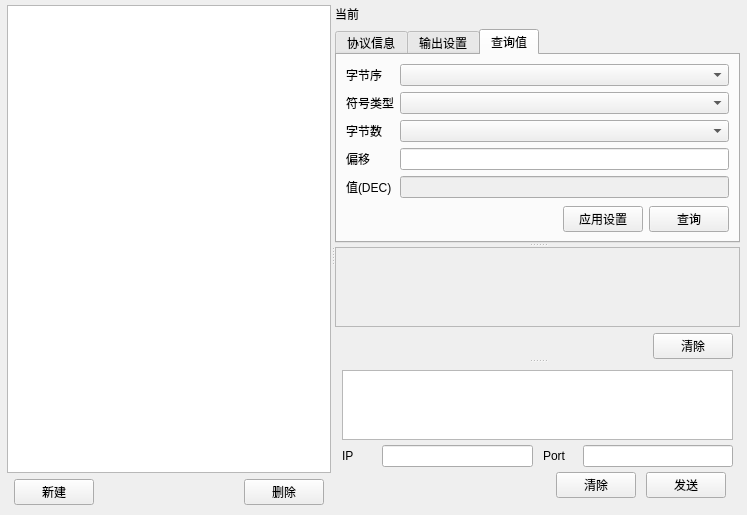
<?xml version="1.0" encoding="UTF-8"?>
<ui version="4.0">
 <class>Widget</class>
 <widget class="QWidget" name="Widget">
  <property name="geometry">
   <rect>
    <x>0</x>
    <y>0</y>
    <width>747</width>
    <height>515</height>
   </rect>
  </property>
  <property name="windowTitle">
   <string>Widget</string>
  </property>
  <layout class="QGridLayout" name="gridLayout">
   <property name="leftMargin">
    <number>7</number>
   </property>
   <property name="topMargin">
    <number>5</number>
   </property>
   <property name="rightMargin">
    <number>7</number>
   </property>
   <property name="bottomMargin">
    <number>10</number>
   </property>
   <property name="spacing">
    <number>0</number>
   </property>
   <item row="0" column="0">
    <widget class="QSplitter" name="splitterH">
     <property name="orientation">
      <enum>Qt::Horizontal</enum>
     </property>
     <widget class="QWidget" name="layoutWidget">
      <layout class="QVBoxLayout" name="verticalLayout">
       <item>
        <widget class="BasicTreeWidget" name="treeWidget">
         <property name="sizePolicy">
          <sizepolicy hsizetype="Preferred" vsizetype="Expanding">
           <horstretch>0</horstretch>
           <verstretch>0</verstretch>
          </sizepolicy>
         </property>
         <property name="minimumSize">
          <size>
           <width>240</width>
           <height>0</height>
          </size>
         </property>
         <property name="baseSize">
          <size>
           <width>100</width>
           <height>100</height>
          </size>
         </property>
         <property name="styleSheet">
          <string notr="true"/>
         </property>
         <attribute name="headerVisible">
          <bool>false</bool>
         </attribute>
         <column>
          <property name="text">
           <string notr="true">1</string>
          </property>
         </column>
        </widget>
       </item>
       <item>
        <layout class="QHBoxLayout" name="horizontalLayout">
         <property name="leftMargin">
          <number>7</number>
         </property>
         <property name="rightMargin">
          <number>7</number>
         </property>
         <item>
          <widget class="QPushButton" name="createObject">
           <property name="text">
            <string>新建</string>
           </property>
          </widget>
         </item>
         <item>
          <spacer name="horizontalSpacer">
           <property name="orientation">
            <enum>Qt::Horizontal</enum>
           </property>
           <property name="sizeHint" stdset="0">
            <size>
             <width>40</width>
             <height>20</height>
            </size>
           </property>
          </spacer>
         </item>
         <item>
          <widget class="QPushButton" name="deleteObject">
           <property name="text">
            <string>删除</string>
           </property>
          </widget>
         </item>
        </layout>
       </item>
      </layout>
     </widget>
     <widget class="QSplitter" name="splitterV">
      <property name="sizePolicy">
       <sizepolicy hsizetype="Preferred" vsizetype="Expanding">
        <horstretch>0</horstretch>
        <verstretch>0</verstretch>
       </sizepolicy>
      </property>
      <property name="minimumSize">
       <size>
        <width>240</width>
        <height>500</height>
       </size>
      </property>
      <property name="baseSize">
       <size>
        <width>0</width>
        <height>0</height>
       </size>
      </property>
      <property name="orientation">
       <enum>Qt::Vertical</enum>
      </property>
      <property name="childrenCollapsible">
       <bool>false</bool>
      </property>
      <widget class="QWidget" name="infoPage" native="true">
       <property name="styleSheet">
        <string notr="true"/>
       </property>
       <layout class="QGridLayout" name="gridLayout_2">
        <item row="1" column="0">
         <widget class="QTabWidget" name="tabWidget">
          <property name="currentIndex">
           <number>2</number>
          </property>
          <widget class="QWidget" name="tab">
           <attribute name="title">
            <string>协议信息</string>
           </attribute>
           <layout class="QGridLayout" name="gridLayout_9">
            <item row="0" column="0">
             <layout class="QFormLayout" name="formLayout_2">
              <property name="horizontalSpacing">
               <number>5</number>
              </property>
              <property name="verticalSpacing">
               <number>5</number>
              </property>
              <item row="0" column="0">
               <widget class="QLabel" name="label_5">
                <property name="text">
                 <string>IP</string>
                </property>
               </widget>
              </item>
              <item row="0" column="1">
               <widget class="QLineEdit" name="lineEditProtoIP">
                <property name="enabled">
                 <bool>false</bool>
                </property>
                <property name="toolTip">
                 <string>UdpClient 无效</string>
                </property>
               </widget>
              </item>
              <item row="1" column="0">
               <widget class="QLabel" name="label_6">
                <property name="text">
                 <string>Port</string>
                </property>
               </widget>
              </item>
              <item row="1" column="1">
               <widget class="QLineEdit" name="lineEditProtoPort">
                <property name="enabled">
                 <bool>false</bool>
                </property>
                <property name="toolTip">
                 <string>UdpClient 无效</string>
                </property>
               </widget>
              </item>
              <item row="2" column="0">
               <widget class="QLabel" name="label_7">
                <property name="text">
                 <string>协议</string>
                </property>
               </widget>
              </item>
              <item row="2" column="1">
               <widget class="QComboBox" name="comboBoxProto">
                <property name="enabled">
                 <bool>false</bool>
                </property>
                <property name="sizePolicy">
                 <sizepolicy hsizetype="Expanding" vsizetype="Fixed">
                  <horstretch>0</horstretch>
                  <verstretch>0</verstretch>
                 </sizepolicy>
                </property>
               </widget>
              </item>
             </layout>
            </item>
            <item row="1" column="0">
             <spacer name="verticalSpacer_2">
              <property name="orientation">
               <enum>Qt::Vertical</enum>
              </property>
              <property name="sizeHint" stdset="0">
               <size>
                <width>20</width>
                <height>40</height>
               </size>
              </property>
             </spacer>
            </item>
           </layout>
          </widget>
          <widget class="QWidget" name="tab_2">
           <attribute name="title">
            <string>输出设置</string>
           </attribute>
           <layout class="QGridLayout" name="gridLayout_3">
            <item row="0" column="0">
             <layout class="QHBoxLayout" name="horizontalLayout_5">
              <item>
               <widget class="QLabel" name="label_3">
                <property name="text">
                 <string>格式</string>
                </property>
               </widget>
              </item>
              <item>
               <widget class="QComboBox" name="comboBoxOutFormat">
                <property name="sizePolicy">
                 <sizepolicy hsizetype="Expanding" vsizetype="Fixed">
                  <horstretch>0</horstretch>
                  <verstretch>0</verstretch>
                 </sizepolicy>
                </property>
               </widget>
              </item>
             </layout>
            </item>
            <item row="1" column="0">
             <spacer name="verticalSpacer">
              <property name="orientation">
               <enum>Qt::Vertical</enum>
              </property>
              <property name="sizeHint" stdset="0">
               <size>
                <width>20</width>
                <height>40</height>
               </size>
              </property>
             </spacer>
            </item>
            <item row="2" column="0">
             <layout class="QHBoxLayout" name="horizontalLayout_3">
              <item>
               <spacer name="horizontalSpacer_3">
                <property name="orientation">
                 <enum>Qt::Horizontal</enum>
                </property>
                <property name="sizeHint" stdset="0">
                 <size>
                  <width>40</width>
                  <height>20</height>
                 </size>
                </property>
               </spacer>
              </item>
              <item>
               <widget class="QPushButton" name="updateOutpt">
                <property name="text">
                 <string>应用设置</string>
                </property>
               </widget>
              </item>
             </layout>
            </item>
           </layout>
          </widget>
          <widget class="QWidget" name="tab_5">
           <attribute name="title">
            <string>查询值</string>
           </attribute>
           <layout class="QGridLayout" name="gridLayout_8">
            <item row="0" column="0">
             <layout class="QFormLayout" name="formLayout">
              <item row="0" column="0">
               <widget class="QLabel" name="label_18">
                <property name="text">
                 <string>字节序</string>
                </property>
               </widget>
              </item>
              <item row="0" column="1">
               <widget class="QComboBox" name="comboBoxEndian"/>
              </item>
              <item row="1" column="0">
               <widget class="QLabel" name="label_19">
                <property name="text">
                 <string>符号类型</string>
                </property>
               </widget>
              </item>
              <item row="1" column="1">
               <widget class="QComboBox" name="signedType"/>
              </item>
              <item row="2" column="0">
               <widget class="QLabel" name="label_16">
                <property name="text">
                 <string>字节数</string>
                </property>
               </widget>
              </item>
              <item row="3" column="0">
               <widget class="QLabel" name="label_2">
                <property name="text">
                 <string>偏移</string>
                </property>
               </widget>
              </item>
              <item row="3" column="1">
               <widget class="QLineEdit" name="lineEditOffset">
                <property name="toolTip">
                 <string>需要查询的值开始偏移位置(1开始)</string>
                </property>
               </widget>
              </item>
              <item row="4" column="0">
               <widget class="QLabel" name="label">
                <property name="text">
                 <string>值(DEC)</string>
                </property>
               </widget>
              </item>
              <item row="4" column="1">
               <widget class="QLineEdit" name="lineEditValue">
                <property name="enabled">
                 <bool>false</bool>
                </property>
                <property name="toolTip">
                 <string>根据上述设置每次收到消息自动查询一次</string>
                </property>
               </widget>
              </item>
              <item row="2" column="1">
               <widget class="QComboBox" name="bitType"/>
              </item>
             </layout>
            </item>
            <item row="1" column="0">
             <spacer name="verticalSpacer_3">
              <property name="orientation">
               <enum>Qt::Vertical</enum>
              </property>
              <property name="sizeHint" stdset="0">
               <size>
                <width>20</width>
                <height>40</height>
               </size>
              </property>
             </spacer>
            </item>
            <item row="2" column="0">
             <layout class="QHBoxLayout" name="horizontalLayout_9">
              <item>
               <spacer name="horizontalSpacer_8">
                <property name="orientation">
                 <enum>Qt::Horizontal</enum>
                </property>
                <property name="sizeHint" stdset="0">
                 <size>
                  <width>40</width>
                  <height>20</height>
                 </size>
                </property>
               </spacer>
              </item>
              <item>
               <widget class="QPushButton" name="setValSetting">
                <property name="text">
                 <string>应用设置</string>
                </property>
               </widget>
              </item>
              <item>
               <widget class="QPushButton" name="query">
                <property name="text">
                 <string>查询</string>
                </property>
               </widget>
              </item>
             </layout>
            </item>
           </layout>
          </widget>
         </widget>
        </item>
        <item row="0" column="0">
         <widget class="QLabel" name="currentLable">
          <property name="minimumSize">
           <size>
            <width>30</width>
            <height>0</height>
           </size>
          </property>
          <property name="text">
           <string>当前</string>
          </property>
         </widget>
        </item>
       </layout>
      </widget>
      <widget class="QWidget" name="outputPage" native="true">
       <property name="sizePolicy">
        <sizepolicy hsizetype="Preferred" vsizetype="Preferred">
         <horstretch>0</horstretch>
         <verstretch>0</verstretch>
        </sizepolicy>
       </property>
       <property name="baseSize">
        <size>
         <width>0</width>
         <height>0</height>
        </size>
       </property>
       <property name="styleSheet">
        <string notr="true"/>
       </property>
       <layout class="QGridLayout" name="gridLayout_4">
        <item row="0" column="0">
         <widget class="QTextEdit" name="outputLab">
          <property name="enabled">
           <bool>false</bool>
          </property>
          <property name="toolTip">
           <string>消息接收框</string>
          </property>
         </widget>
        </item>
        <item row="1" column="0">
         <layout class="QHBoxLayout" name="horizontalLayout_2">
          <property name="rightMargin">
           <number>7</number>
          </property>
          <item>
           <spacer name="horizontalSpacer_2">
            <property name="orientation">
             <enum>Qt::Horizontal</enum>
            </property>
            <property name="sizeHint" stdset="0">
             <size>
              <width>40</width>
              <height>20</height>
             </size>
            </property>
           </spacer>
          </item>
          <item>
           <widget class="QPushButton" name="clearOutput">
            <property name="text">
             <string>清除</string>
            </property>
           </widget>
          </item>
         </layout>
        </item>
       </layout>
      </widget>
      <widget class="QWidget" name="inputPage" native="true">
       <property name="styleSheet">
        <string notr="true"/>
       </property>
       <layout class="QGridLayout" name="gridLayout_7">
        <property name="leftMargin">
         <number>7</number>
        </property>
        <property name="topMargin">
         <number>7</number>
        </property>
        <property name="rightMargin">
         <number>7</number>
        </property>
        <property name="bottomMargin">
         <number>7</number>
        </property>
        <property name="spacing">
         <number>5</number>
        </property>
        <item row="2" column="0">
         <layout class="QHBoxLayout" name="horizontalLayout_4">
          <property name="spacing">
           <number>10</number>
          </property>
          <property name="rightMargin">
           <number>7</number>
          </property>
          <item>
           <spacer name="horizontalSpacer_4">
            <property name="orientation">
             <enum>Qt::Horizontal</enum>
            </property>
            <property name="sizeHint" stdset="0">
             <size>
              <width>40</width>
              <height>20</height>
             </size>
            </property>
           </spacer>
          </item>
          <item>
           <widget class="QPushButton" name="clearInput">
            <property name="text">
             <string>清除</string>
            </property>
           </widget>
          </item>
          <item>
           <widget class="QPushButton" name="sendInput">
            <property name="text">
             <string>发送</string>
            </property>
           </widget>
          </item>
         </layout>
        </item>
        <item row="0" column="0">
         <widget class="QTextEdit" name="inputEdit">
          <property name="toolTip">
           <string>消息输入</string>
          </property>
         </widget>
        </item>
        <item row="1" column="0">
         <layout class="QHBoxLayout" name="horizontalLayoutAddr">
          <property name="spacing">
           <number>10</number>
          </property>
          <item>
           <widget class="QLabel" name="labelIP">
            <property name="minimumSize">
             <size>
              <width>30</width>
              <height>0</height>
             </size>
            </property>
            <property name="text">
             <string>IP</string>
            </property>
           </widget>
          </item>
          <item>
           <widget class="QLineEdit" name="sendIP">
            <property name="minimumSize">
             <size>
              <width>80</width>
              <height>0</height>
             </size>
            </property>
           </widget>
          </item>
          <item>
           <widget class="QLabel" name="labelPort">
            <property name="minimumSize">
             <size>
              <width>30</width>
              <height>0</height>
             </size>
            </property>
            <property name="text">
             <string>Port</string>
            </property>
           </widget>
          </item>
          <item>
           <widget class="QLineEdit" name="sendPort">
            <property name="minimumSize">
             <size>
              <width>80</width>
              <height>0</height>
             </size>
            </property>
           </widget>
          </item>
         </layout>
        </item>
       </layout>
      </widget>
     </widget>
    </widget>
   </item>
  </layout>
 </widget>
 <customwidgets>
  <customwidget>
   <class>BasicTreeWidget</class>
   <extends>QTreeWidget</extends>
   <header>basictreewidget.h</header>
  </customwidget>
 </customwidgets>
 <resources/>
 <connections/>
</ui>
